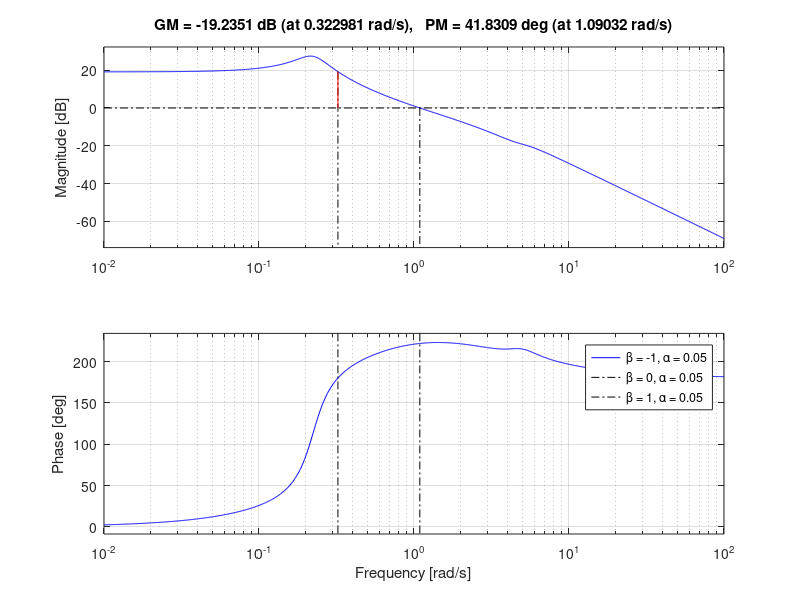
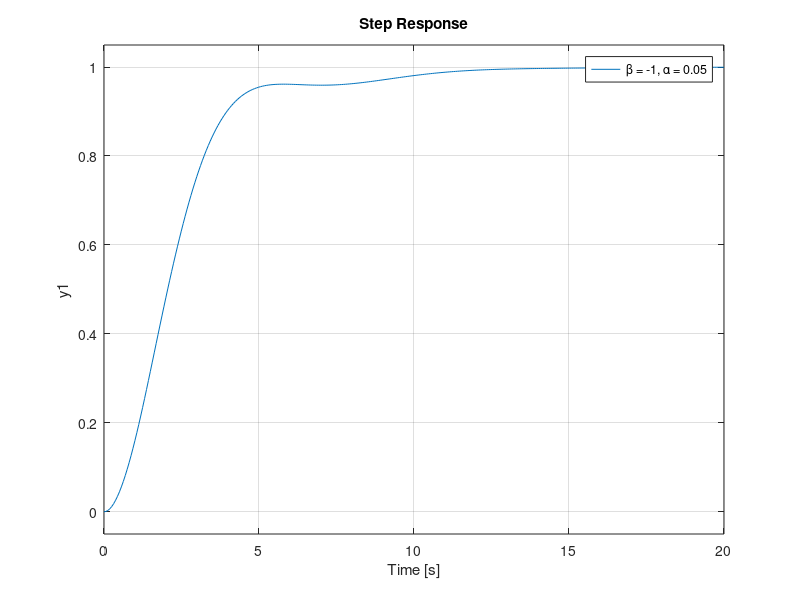
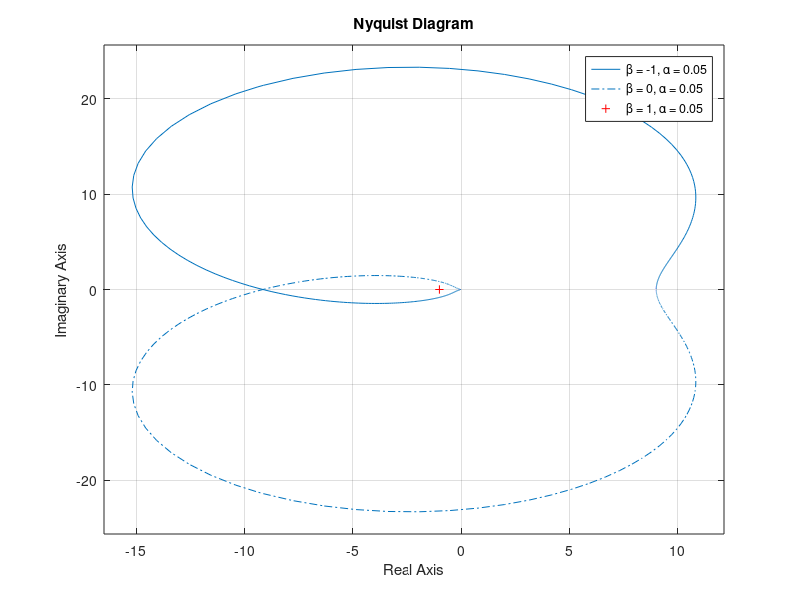

The MATLAB script that drew these images, in order: (Note: this script raises an error after producing the figures.)
clear;
% for alpha = 0.045:0.010:0.055
for beta = 0:0
    
    % Ka = 1;
    % Kb = tf([1.3 1],[1 1.3]);
    % Kc = 1;
    wc = 1;
%     Ka = 1;
    
%% Lead compensator
    lead = 55;
    lead_coeff = tand(0.5*(90+lead));
    Kb = lead_coeff*tf([1 wc/lead_coeff],[1 wc*lead_coeff]) ;
    
%% Lag compensator  
    wc = 5/10;
    lag = 10;
    lag_coeff = tand(0.5*(90+lag));
    Kc =  1.2*(1/lag_coeff)*tf([1 wc*lag_coeff],[1 wc/lag_coeff]);
%     Kc = 1;
% %     Kc = tf([1],[1  0]);
%     Kc = 1;
%     Kc = 7;
%     Kc = 1/(20.004*(1/1.0008 -1/sqrt(10))); %0.0732
%       Kc = (1/0.0732)*tf([1  wc*0.0732],[1  wc/0.0732]);
% Kc = 0.0732;

%% Integrator
% wc = 10;
% T = 1/wc;
% Kc = tf([2],[T^2 2*T 1] );

%% Plant
    alpha = 0.05;
    % beta = 0;
    
    % first form the plant as a sum of G1 and G2
    G1 = tf([1],[1 -0.1 alpha]);
    G2 = tf([beta 0.1],[1 3 25]);
    
    G = G1+G2;
    
    OL = G*Kc*Kb;
    CL = feedback(G*Kc,Kb); %CLTF from output of Ka to y
    
    %% Precompensator
    % To meet requirements of 2
    dcgain = bode(CL,0);
    Ka  =1/dcgain;
%     Ka = 1;
%     Ka = 1/1.0008;
    
    CLref = CL*Ka; %this is CLTF from r to y
    
    hold on
    figure(1); margin(OL);legend('\beta = -1, \alpha = 0.05','\beta = 0, \alpha = 0.05','\beta = 1, \alpha = 0.05'); %gain and ph margins
    figure(2); step(CLref); legend('\beta = -1, \alpha = 0.05','\beta = 0, \alpha = 0.05','\beta = 1, \alpha = 0.05');%step response
    hold on
    figure(3);nyquist(OL);legend('\beta = -1, \alpha = 0.05','\beta = 0, \alpha = 0.05','\beta = 1, \alpha = 0.05');
    
    %% Internal Stability
    
    % Show that magnitude of T remains below 1/delta
    T = tf([Kb*G],[Kb*G+1]);
    delta = tf([conv([beta +0.1],[1 0.1 + 0.05])],[1 3 25 0]);
    
    %     figure(4);bode(T,1/delta);legend('T','1/\Delta s')
    
    % Check S etc
    
    
    %% Precompensator
    %     %To meet requirements of 2
    %
    %     dcgain = bode(CL,0);
    %     Ka  =1/dcgain;
    %     hold on
    %     figure(5);step(Ka*CL);legend('\beta = -1, \alpha = 0.05','\beta = 0, \alpha = 0.05','\beta = 1, \alpha = 0.05');
    %
    
    % Looking at final value (SSE)
    t = 0:0.1:50;
    u = t;
    [y,t,x] = lsim(CLref,u,t);
    figure(6)
    hold on;
    plot(t,y,'y',t,u,'m')
    xlabel('Time (sec)')
    ylabel('Amplitude')
    title('Input-purple, Output-yellow')
    
    % Steady state error.
    % try adding some phase lag
    
    %eg 20 degrees--> alpha = 1.428
    %     Kc = (1/1.428)*tf([1 1.428],[1 1/1.428]);
    
    
    figure(7);pzmap(OL);hold on
    
%     %% *****Increasing line weight****
%     h = findobj(gcf,'type','line');
%     set(h,'linewidth',2);
%     grid on
%     %************************************
end
% end